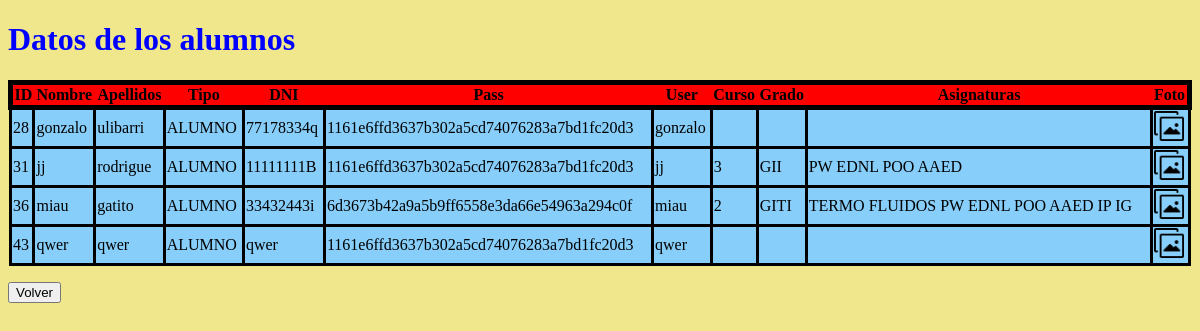
The page /src/verAlumno.php on the database its author committed.
### tables this page shows
CREATE TABLE `persona` (
  `ID` int(11) NOT NULL,
  `NOMBRE` varchar(25) NOT NULL,
  `APELLIDOS` varchar(45) NOT NULL,
  `TIPO` enum('ALUMNO','PROFESOR','ADMIN') NOT NULL,
  `DNI` varchar(9) NOT NULL,
  `PASS` varchar(25) DEFAULT NULL,
  `USER` varchar(20) NOT NULL,
  `FOTO` varchar(100) NOT NULL DEFAULT 'default.jpg'
);

CREATE TABLE `alumno` (
  `DNI` varchar(9) NOT NULL,
  `CURSO` varchar(10) NOT NULL,
  `GRADO` varchar(25) NOT NULL,
  `MATRICULADO` varchar(200) NOT NULL
);

### src/verAlumno.php (the view, shortened to what this page needs)
<!DOCTYPE html>
<html>
    <head>
        <link href="../templates/tabla.css" rel="stylesheet" type="text/css">
    </head>
    <body>
    <h1 style= "color: blue;">Datos de los alumnos</h1>
    <?php
         $conexionadmin = mysqli_connect('localhost','teresa','ranateresa','universidad') ;
        $consulta = mysqli_query($conexionadmin, "SELECT * FROM persona where TIPO='ALUMNO'");
        $numcol = mysqli_num_rows($consulta);
        for( $i = 0 ; $i < $numcol ; $i++ ){
            $fila = mysqli_fetch_array($consulta);
            $actdni = $fila['DNI'];
            $consultaalum = mysqli_query($conexionadmin, "SELECT * FROM alumno where DNI='$actdni'");
            $filaalum = mysqli_fetch_array($consultaalum);
            if($i == 0){
                echo " <table class=\"encabezado\" >
                <tr class = \"titulos\">
                <th>ID</th>
                <th>Nombre</th>
                <th>Apellidos</th>
                <th>Tipo</th>
                <th>DNI</th>
                <th>Pass</th>
                <th>User</th>
                <th>Curso</th>
                <th>Grado</th>
                <th>Asignaturas</th>
                <th>Foto</th>
                </tr>";
            }
                $filename = $fila['FOTO'];
                $dir = "../imgs/".$filename ;
                $matr =str_replace(",", " ", $filaalum['MATRICULADO'] );
                echo
                "<tr class=\"filas\" >
                <td> ".$fila['ID']." </td>
                <td> ".$fila['NOMBRE']." </td>
                <td> ".$fila['APELLIDOS']." </td>
                <td> ".$fila['TIPO']." </td>
                <td> ".$fila['DNI']." </td>
                <td> ".sha1($fila['PASS'])." </td>
                <td> ".$fila['USER']." </td>
                <td> ".$filaalum['CURSO']." </td>
                <td> ".$filaalum['GRADO']." </td>
                <td> ".$matr."</td>
                <td> <a href=$dir>";
                if($filename != null)
                    echo "<img src=\"../imgs/img.png\" width=\"30px\" height=\"30px\" /> </a> </td>";
                echo "<tr>";
        }
        echo "</table></div>";
        echo " <br>   <form action=\"./paneladmin.php\" >
        <input type=\"submit\" value=\"Volver\" />
        </form>";
    ?>
    </body>
</html>

### templates/tabla.css (style rules this page uses)
body { background-color :khaki; }
.encabezado { table-layout: auto; width: 100%; border: 10px black; border-collapse: collapse; }
.filas { border: black 3px solid; background-color:lightskyblue; }
.titulos { border: black 5px solid; background-color: red; }
td { border: black 3px solid; }

### rows shown on the page
persona: shows "ID", ID "28", NOMBRE "gonzalo", APELLIDOS "ulibarri", TIPO "ALUMNO", DNI "77178334q", PASS "1161e6ffd3637b302a5cd74076283a7bd1fc20d3", USER "gonzalo"
persona: ID "31", NOMBRE "jj", APELLIDOS "rodrigue", TIPO "ALUMNO", DNI "11111111B", PASS "1161e6ffd3637b302a5cd74076283a7bd1fc20d3", USER "jj", alumno.CURSO "3", alumno.GRADO "GII", alumno.MATRICULADO "PW EDNL POO AAED"
persona: ID "36", NOMBRE "miau", APELLIDOS "gatito", TIPO "ALUMNO", DNI "33432443i", PASS "6d3673b42a9a5b9ff6558e3da66e54963a294c0f", USER "miau", alumno.CURSO "2", alumno.GRADO "GITI", alumno.MATRICULADO "TERMO FLUIDOS PW EDNL POO AAED IP IG"
persona: ID "43", NOMBRE "qwer", APELLIDOS "qwer", TIPO "ALUMNO", DNI "qwer", PASS "1161e6ffd3637b302a5cd74076283a7bd1fc20d3", USER "qwer"
